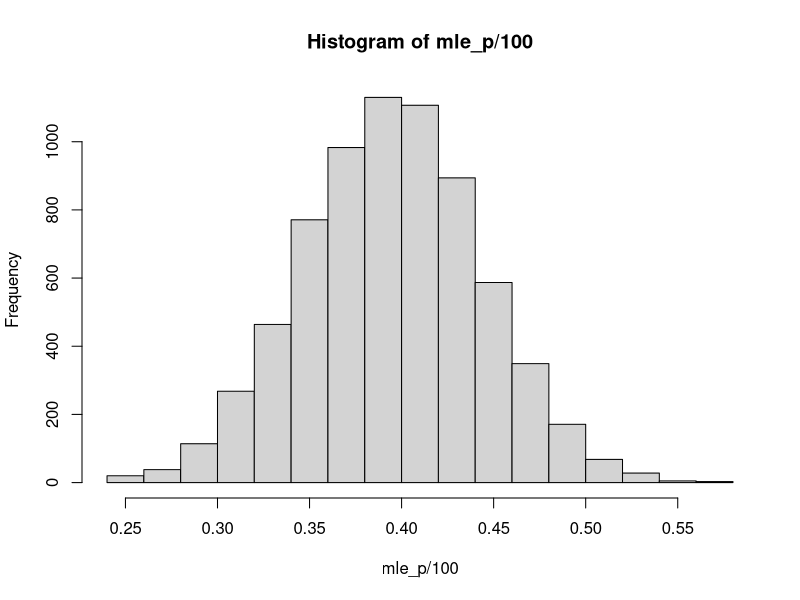

R code for this plot:
# Asymptotic Normality of MLE
# simulation to observe the normality of MLE estimates

rm(list = ls()) 


################################################################################
# Bernoulli
################################################################################


# simulation samples J = 7000
# in each sample, size n=100
# draw from Bernoulli, with true parameter p0=0.4

p0 <- 0.4

p0_mat = matrix(data=p0, nrow=7000,ncol=1)

# function of bernoulli draw
binomg <- function(x) {
        rbinom(100,1,x)
}

sample_simulation <- sapply(p0_mat, binomg) 

mle_p <- apply(sample_simulation, 2, sum)

hist(mle_p/100)

